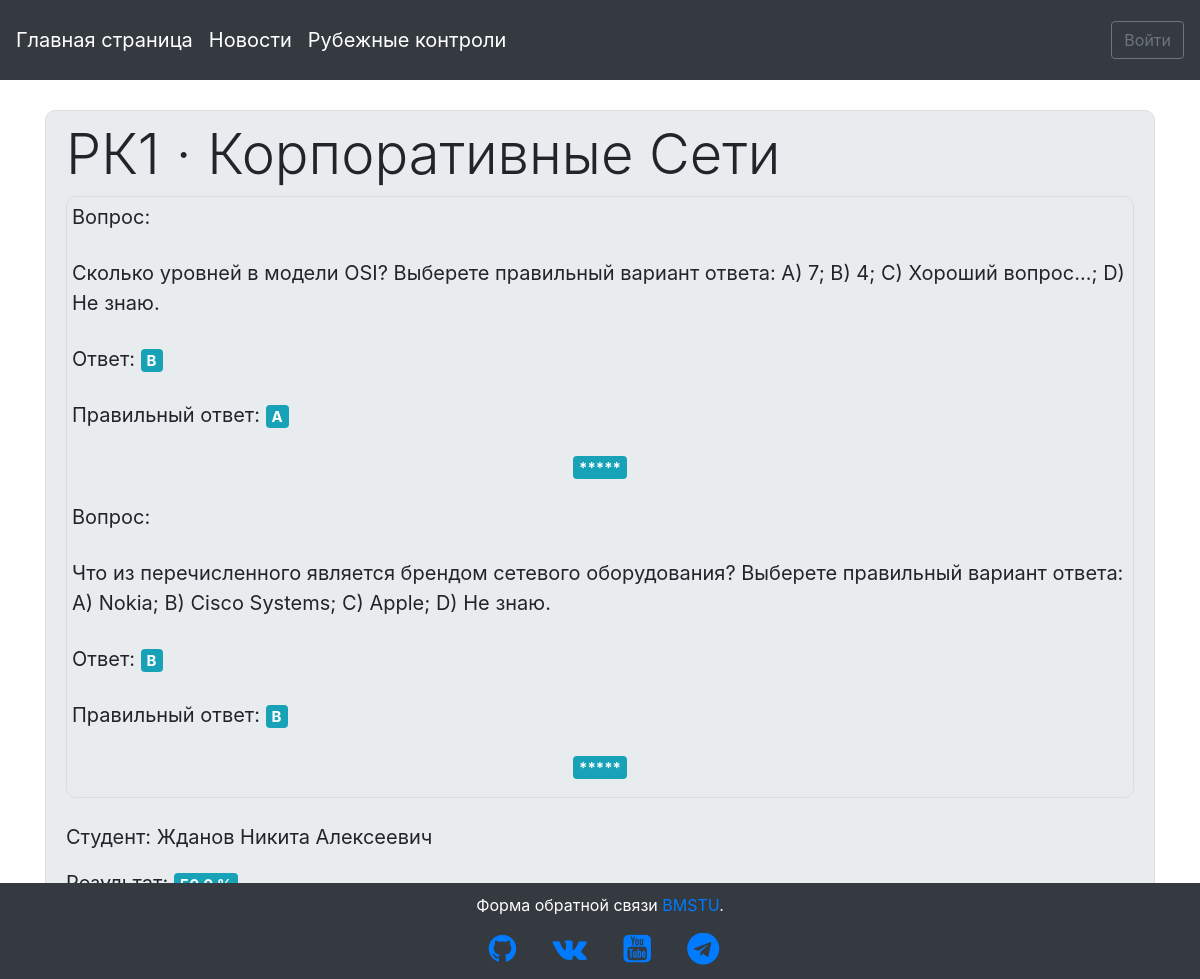
Screenshot of /rk/results/23 with the database file from the repository.
### questiontest/models.py (models this page shows, shortened)
class RKResult(models.Model):
    student = models.ForeignKey(
            settings.AUTH_USER_MODEL,
            on_delete=models.CASCADE,
            verbose_name = "Студент"
        )
    rk = models.ForeignKey(RK, on_delete=models.CASCADE, verbose_name="РК", null=True)
    result = models.CharField(max_length=5, verbose_name="Результат в '%'", default="100%")
    answers = models.CharField(max_length=255, verbose_name="Ответы студента", default="[A, A]")
    date = models.DateTimeField(auto_now=True, verbose_name='Дата выполнения')

class RK(models.Model):
    name = models.CharField(max_length=255, verbose_name="Название РК", default="РК1")
    disciple = models.ForeignKey(Disciple, on_delete=models.CASCADE, verbose_name="Дисциплина", null=True)
    date_start = models.DateTimeField(default=now, verbose_name='Дата начала')
    date_stop = models.DateTimeField(verbose_name='Дата окончания', default=(now() + timedelta(days=3)))

class Question(models.Model):
    A = 'A'
    B = 'B'
    C = 'C'
    D = 'D'
    ANSWERS_CHOICES = (
        (A, 'A'),
        (B, 'B'),
        (C, 'C'),
        (D, 'D')
    )
    name = models.CharField(max_length=255, verbose_name="Название вопроса", default="Некоторый вопрос")
    body = models.TextField(verbose_name="Содержание вопроса", default="Выберете правильный вариант ответа...")
    answer_true = models.CharField(max_length=1, choices=ANSWERS_CHOICES, default='A', verbose_name="Вариант правильного ответа")
    rk = models.ForeignKey(RK, on_delete=models.CASCADE, verbose_name="Контрольные вопросы", null=True)

### attendance_control/models.py (models this page shows)
class Disciple(models.Model):
    name = models.CharField(max_length=255, verbose_name='Название предмета')
    teacher = models.ForeignKey(CustomUser, on_delete=models.CASCADE, verbose_name="Преподаватель")
    def __str__(self):
        return self.name

### users/models.py (models this page shows, shortened)
class CustomUser(AbstractUser):
    date_of_birth = models.DateTimeField(verbose_name='Дата рождения', default=date.today)
    full_name = models.CharField(max_length=255, verbose_name='ФИО', null=True)
    phone_no = models.CharField(max_length=255, verbose_name='Контактный телефон', default='+7-499-555-55-55')
    STUDENT = 'СТ'
    TEACHER = 'ПР'
    ROLE_CHOICES = (
        (STUDENT, 'Студент'),
        (TEACHER, 'Преподаватель')
    )
    user_role = models.CharField(max_length=2,
        choices=ROLE_CHOICES,
        default=STUDENT,
        verbose_name='Роль пользователя'
    )
    IU1 = 'ИУ1'
    IU2 = 'ИУ2'
    IU3 = 'ИУ3'
    IU4 = 'ИУ4'
    IU5 = 'ИУ5'
    IU6 = 'ИУ6'
    IU7 = 'ИУ7'
    IU8 = 'ИУ8'
    STUDENT_GROUP_CHOICES = (
        (IU1, 'ИУ-1'),
        (IU2, 'ИУ-2'),
        (IU3, 'ИУ-3'),
        (IU4, 'ИУ-4'),
        (IU5, 'ИУ-5'),
        (IU6, 'ИУ-6'),
        (IU7, 'ИУ-7'),
        (IU8, 'ИУ-8')
    )
    student_group = models.CharField(max_length=3,
        choices=STUDENT_GROUP_CHOICES,
        verbose_name='Группа студента',
        default=IU6
    )
    """
    if user_role == STUDENT:
        user_group = ForeignKey(
        Student_group,
        on_delete=models.CASCADE,
        verbose_name = "Группа студента"
    )
    """

### questiontest/views.py (the view)
# urls.py: path('results/<int:pk>', views.RKResultDetail, name="rk_result"),
def RKResultDetail(request, **kwargs):
    obj = RKResult.objects.get(pk=kwargs.get("pk"))
    rk_questions = obj.rk.question_set.all()
    rk_true_answers = [el.answer_true for el in rk_questions]
    rk_questions = [el.body for el in rk_questions]
    rk_answers = list(ast.literal_eval(obj.answers))
    context = {'rk': obj, 'questions_answers': list(zip(rk_questions, rk_answers, rk_true_answers))}
    return render(request, "rk_result.html", context=context)

### templates/rk_result.html
{% extends 'base.html' %}
{% block content %}
  <div class="content-section" style="height: 100%;">
    <h2 class="display-4">{{ rk.rk.name }} &middot; {{ rk.rk.disciple }}</h2>
    <div class="media-body">
      <div class="media-body-body" style="border: 1px solid #dddddd; border-radius: 10px;">
        {% for quest, answ, tansw in questions_answers %}
          <p class="text-body" style="padding: 5px;">Вопрос:</p>
          <p class="text-body" style="padding: 5px;">{{ quest }}</p>
          <p class="text-body" style="padding: 5px;">Ответ: <span class="badge badge-info">{{ answ }}</span></p>
          <p class="text-body" style="padding: 5px;">Правильный ответ: <span class="badge badge-info">{{ tansw }}</span></p>
          <p style="text-align: center;"><span class="badge badge-info">*****</span></p>
        {% endfor %}
      </div>
      <br>
      <p class="text-body">Студент: {{ rk.student.full_name }}</p>
      <p class="text-body">Результат: <span class="badge badge-info">{{ rk.result }}</span></p>
    </div>
    <p><a class="btn btn-light ml-2" href="{% url 'rk_list' %}">Вернуться к списку РК</a></p>
  </div>
{% endblock content %}

### static/css/base.css (style rules this page uses)
.content-section { height: 850px; width: auto; background: #e9ecef; padding: 10px 20px; border: 1px solid #dddddd; border-radius: 10px; margin-bottom: 20px; }
.content-section p { font-size: 20px; }
body { background-image: url(http://iu1ni.bmstu.ru/imgs/mstu-logo.png); background-repeat: no-repeat; background-position: center 460px; background-size: 25%; background-color: #ffffff; background-attachment: fixed; }

### rows the page displays
RKResult: rk.name "РК1", rk.disciple "Корпоративные Сети", student.full_name "Жданов Никита Алексеевич"
Question: questions_answers "Сколько уровней в модели OSI? Выберете правильный вариант ответа: A) 7; B) 4; C) Хороший вопрос...; D) Не знаю."
Question: questions_answers "Что из перечисленного является брендом сетевого оборудования? Выберете правильный вариант ответа: A) Nokia; B) Cisco Systems; C) Apple; D) Не знаю."

### other values shown
{{ answ }} "B" "B"
{{ tansw }} "A" "B"
